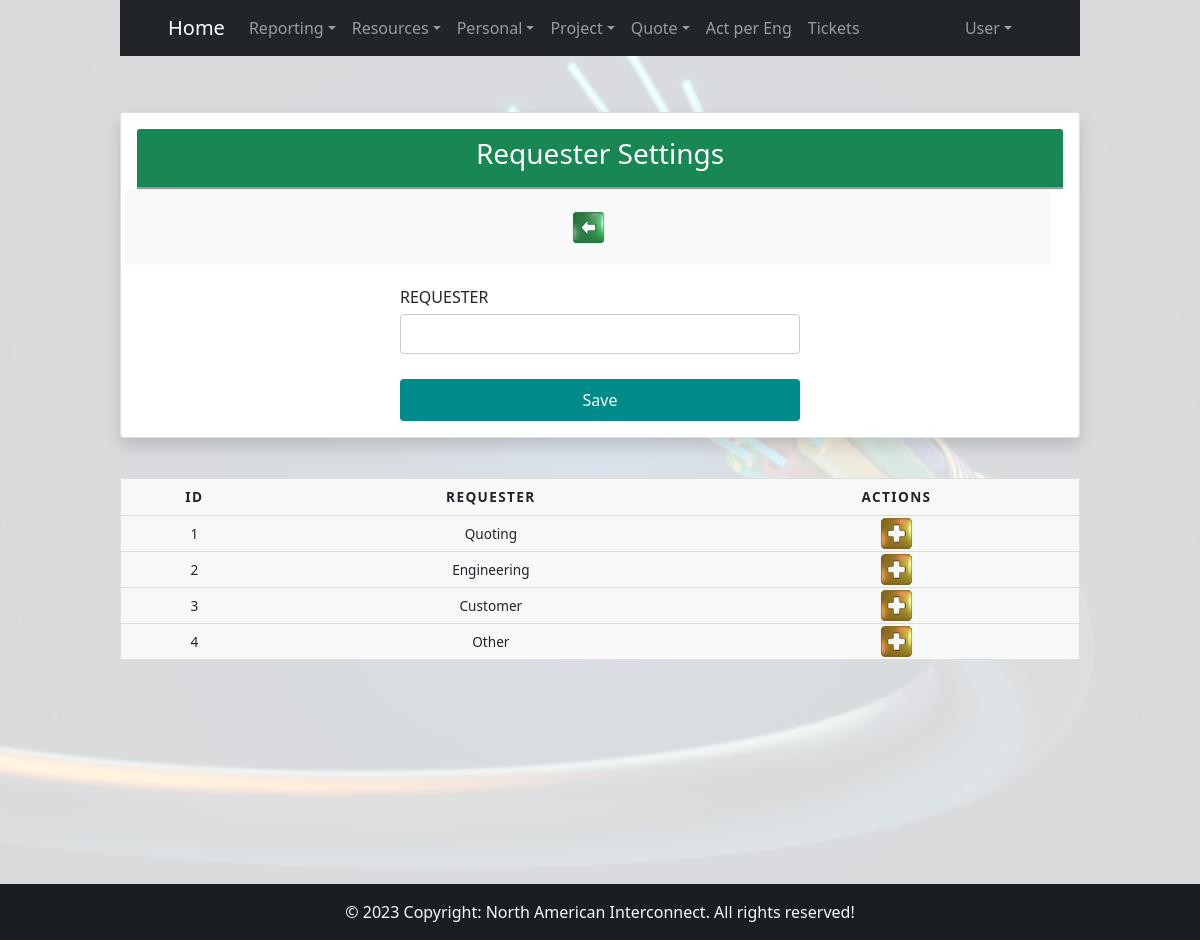
Page /pages/proyecto_requester/proyecto_requester.php (signed in) on the committed database.
### tables this page shows
CREATE TABLE `proyecto_requester` (
  `idProyectoRequester` int(11) NOT NULL,
  `nombre` varchar(30) NOT NULL,
  `fechaCrea` datetime NOT NULL DEFAULT current_timestamp()
);

### pages/proyecto_requester/proyecto_requester.php (the view, shortened to what this page needs)
<?php
  include "../../inc/conexion.php";
  include "../../inc/headerBoostrap.php";
?>
<!DOCTYPE html>
  <div class="flex-container w-100">
      <div class="flex-container w-100 mt-3">
          <div class="card shadow p-3 bg-body rounded w-100 m-0 text-center">
              <div class="card-header bg-success text-center text-white fw-bold">
                  <h3>Requester Settings</h3>
              </div>
              <div class="row w-100 bg-light">
                  <div class="col">
                      <div class='icon-container' style="margin: 20px 0px;">
                          <a href='../proyecto_alta/proyecto_alta_application.php' id="backIcon">
                              <div class='back-icon-green'></div>
                          </a>
                      </div>
                  </div>
              </div>
              <div class="text-center" style="align-self: center;">
                  <form class="" id="form_cliente" action="requester_registro.php" method="post">
                      <div class="input-field">
                          <label for="nombre">REQUESTER</label>
                          <input name="nombre" type="text" id="nombre" required>
                      </div>
                      <input type="submit" value="Save">
                  </form>
              </div>
          </div>
      </div>
  </div>
  <div class="flex-container">
    <table>
      <thead>
        <tr>
          <th>ID</th>
          <th>Requester</th>
          <th>Actions</th>
        </tr>
      </thead>
  <?php
      $stmt = $dbh->prepare("SELECT idProyectoRequester, nombre FROM proyecto_requester");
      $stmt->execute();
      while ($resultado = $stmt->fetch()) {
          echo "<tr id='" . $resultado->idProyectoRequester . "'>";
          echo "<td>". $resultado->idProyectoRequester . "</td>";
          echo "<td><span class='editSpan nombre'>" . $resultado->nombre . "</span>";
          echo "<input class='editInput nombre' type='text' name='nombre' value='" . $resultado->nombre . "' style='display: none;'></td>";
          echo "<td>
                    <div class='' style='display: flex; justify-content: space-evenly;'>
                        <a class='editBtn' href='#' onclick='editMode(this)'>
                            <div class='icon-container'>
                                <div class='plus-icon-yellow'></div>
                            </div>
                        </a>
                        <a class='guardarBtn' href='#' onclick='editarRequester(this)' style='display: none;'>
                            <div class='icon-container'>
                                <div class='plus-icon-green'></div>
                            </div>
                        </a>
                        <a class='deleteBtn' href='#' onclick='cancel(this)' style='display: none;'>
                            <div class='icon-container'>
                                <div class='cross-icon'></div>
                            </div>
                        </a>
                    </div>
                </td>";
          echo "</tr>";
      }
  ?>
    </table>
  </div>

### css/styleBoostrap.css (style rules this page uses)
* { margin: 0; padding: 0; }
html { height: 100%; }
body { background-image: url("/images/fiberBG.jpg"); background-color: rgba(255,255,255,0.85); background-blend-mode: lighten; background-position: center; background-size: cover; display: flex; flex-direction: column; height: 100%; margin: 0; margin-left: 10%; margin-right: 10%; height: auto; padding-bottom: 200px; }
.flex-container { margin-top: 40px; display: flex; flex-wrap: wrap; flex-direction: column; align-items: center; }
.icon-container { width: auto; display: flex; justify-content: center; }
.icon-container div { height: 35px; width: 35px; }
form { margin-top: 20px; width: 25em; }
.input-field { margin-top: 5px; text-align: left; }
input[type=text], input[type=email], input[type=password], input[type=number], input[type=date], select { width: 100%; padding: 7px 12px; margin-top: 5px; margin-bottom: 5px; display: inline-block; border: 1px solid #ccc; border-radius: 4px; box-sizing: border-box; }
input[type=submit], input[type=button] { width: 100%; align-content: center; background-color: DarkCyan; color: white; padding: 9px 20px; margin-top: 20px; border: none; border-radius: 4px; cursor: pointer; }
table { border: 1px solid #ccc; margin: 0; padding: 0; width: 100%; }
table tr { background-color: #f8f8f8; border: 1px solid #ddd; }
table th, table td { font-size: .85em; text-align: center; }
table th { padding: .600em; font-size: .85em; letter-spacing: .1em; text-transform: uppercase; }
.card-header { border-bottom: groove; }
footer { position: fixed; left: 0; bottom: 0; width: 100%; background-color: #efefef; text-align: center; }
.plus-icon-yellow { background-image: url('/images/icons/plus-icon-yellow.png'); background-size: cover; }
.back-icon-green { background-image: url('/images/icons/back-icon-green.png'); background-size: cover; }

### rows in the picture
proyecto_requester: idProyectoRequester "1", nombre "Quoting"
proyecto_requester: idProyectoRequester "2", nombre "Engineering"
proyecto_requester: idProyectoRequester "3", nombre "Customer"
proyecto_requester: idProyectoRequester "4", nombre "Other"
